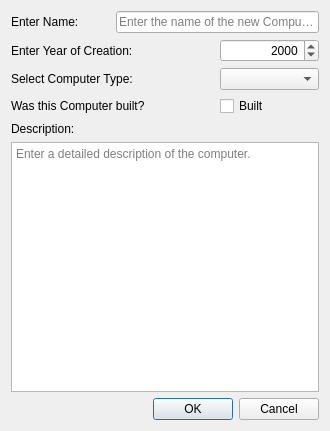
<?xml version="1.0" encoding="UTF-8"?>
<ui version="4.0">
 <class>editcomputer</class>
 <widget class="QDialog" name="editcomputer">
  <property name="geometry">
   <rect>
    <x>0</x>
    <y>0</y>
    <width>330</width>
    <height>431</height>
   </rect>
  </property>
  <property name="windowTitle">
   <string>Dialog</string>
  </property>
  <layout class="QGridLayout" name="gridLayout">
   <item row="0" column="0">
    <widget class="QLabel" name="label_enterName">
     <property name="text">
      <string>Enter Name:</string>
     </property>
    </widget>
   </item>
   <item row="0" column="1" colspan="2">
    <widget class="QLineEdit" name="lineEdit_Name">
     <property name="toolTip">
      <string/>
     </property>
     <property name="whatsThis">
      <string>This is a text input, you can use it to enter the name of the computer.</string>
     </property>
     <property name="placeholderText">
      <string>Enter the name of the new Computer.</string>
     </property>
    </widget>
   </item>
   <item row="1" column="0" colspan="2">
    <widget class="QLabel" name="label_enterYear">
     <property name="text">
      <string>Enter Year of Creation:</string>
     </property>
    </widget>
   </item>
   <item row="1" column="2">
    <widget class="QDateEdit" name="dateEdit_year">
     <property name="toolTip">
      <string/>
     </property>
     <property name="whatsThis">
      <string>This is a year selection, you can use it to enter the year the computer was built.</string>
     </property>
     <property name="alignment">
      <set>Qt::AlignRight|Qt::AlignTrailing|Qt::AlignVCenter</set>
     </property>
     <property name="minimumDateTime">
      <datetime>
       <hour>0</hour>
       <minute>0</minute>
       <second>0</second>
       <year>1752</year>
       <month>9</month>
       <day>14</day>
      </datetime>
     </property>
     <property name="currentSection">
      <enum>QDateTimeEdit::YearSection</enum>
     </property>
     <property name="displayFormat">
      <string>yyyy</string>
     </property>
    </widget>
   </item>
   <item row="2" column="0" colspan="2">
    <widget class="QLabel" name="label_chooseType">
     <property name="text">
      <string>Select Computer Type:</string>
     </property>
    </widget>
   </item>
   <item row="2" column="2">
    <widget class="QComboBox" name="comboBox_type">
     <property name="statusTip">
      <string/>
     </property>
     <property name="whatsThis">
      <string>This is a selection input, you can use it to enter the type of the computer.</string>
     </property>
    </widget>
   </item>
   <item row="3" column="0" colspan="2">
    <widget class="QLabel" name="label_chooseBuilt">
     <property name="text">
      <string>Was this Computer built?</string>
     </property>
    </widget>
   </item>
   <item row="3" column="2">
    <widget class="QCheckBox" name="checkBox_built">
     <property name="accessibleName">
      <string/>
     </property>
     <property name="text">
      <string notr="true">Built</string>
     </property>
    </widget>
   </item>
   <item row="4" column="0">
    <widget class="QLabel" name="label_enterDescription">
     <property name="text">
      <string>Description:</string>
     </property>
    </widget>
   </item>
   <item row="5" column="0" colspan="3">
    <widget class="QTextEdit" name="textEdit_insertDescription">
     <property name="whatsThis">
      <string>This is a text input, you can use it to enter the description of the computer.</string>
     </property>
     <property name="placeholderText">
      <string>Enter a detailed description of the computer.</string>
     </property>
    </widget>
   </item>
   <item row="6" column="0" colspan="3">
    <widget class="QDialogButtonBox" name="buttonBox_editComputerFinished">
     <property name="orientation">
      <enum>Qt::Horizontal</enum>
     </property>
     <property name="standardButtons">
      <set>QDialogButtonBox::Cancel|QDialogButtonBox::Ok</set>
     </property>
    </widget>
   </item>
  </layout>
 </widget>
 <resources/>
 <connections/>
</ui>
